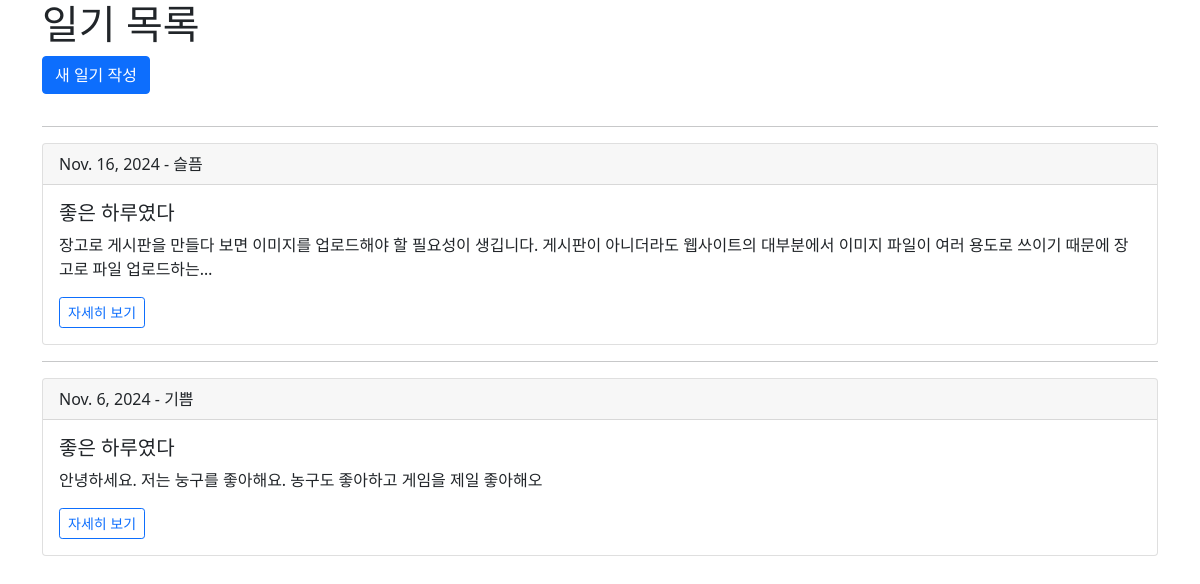
Page /diary/list on the earlier database version.
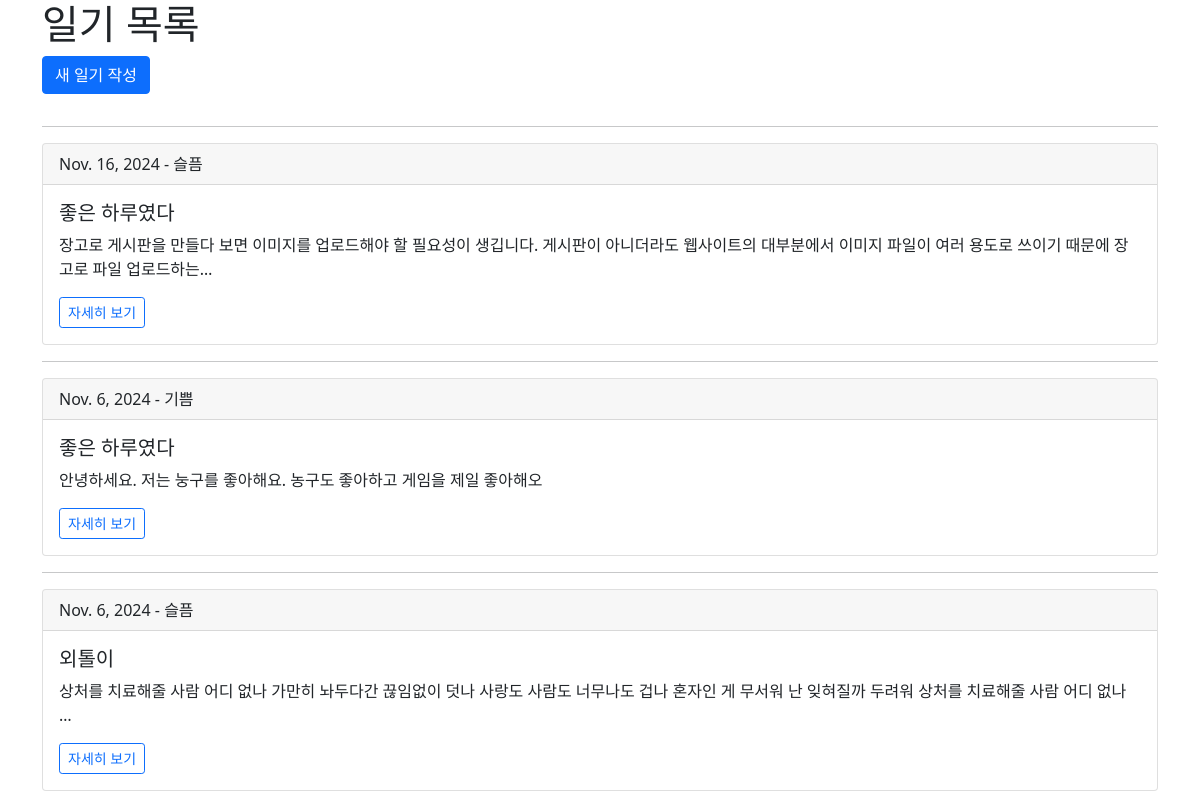
Same page on the later database version.
### diary/models.py (models this page shows)
class Diary(models.Model):
    MOOD_CHOICES = [
        ('happy', '기쁨'),
        ('sad', '슬픔'),
        ('angry', '화남'),
        ('fear', '두려움'),
        ('peaceful', '평온함'),
    ]
    content = models.TextField(max_length=700)
    summary = models.CharField(max_length=50)
    mood = models.CharField(max_length=10, choices=MOOD_CHOICES)
    diary_date = models.DateField()
    image_url_1 = models.CharField(max_length=300, blank=True, null=True)
    image_url_2 = models.CharField(max_length=300, blank=True, null=True)
    image_url_3 = models.CharField(max_length=300, blank=True, null=True)
    created_at = models.DateTimeField(auto_now_add=True)
    updated_at = models.DateTimeField(auto_now=True)

### diary/views.py (the view)
# urls.py: path('list', views.list, name="diary-list"),                           # 일기 목록 조회
def list(request):
    diaries = Diary.objects.order_by('-diary_date')
    context = {
        'diaries': diaries
    }
    return render(request, 'diary/list.html', context)

### diary/templates/diary/list.html (shortened to what this page needs)
<head>
    <link href="https://cdn.jsdelivr.net/npm/bootstrap@5.1.3/dist/css/bootstrap.min.css" rel="stylesheet">
</head>
{% block content %}
<div class="diary-list container">
    <h1>일기 목록</h1>
    <a href="{% url 'diary-create' %}" class="btn btn-primary mb-3">새 일기 작성</a>
    {% if diaries %}
        {% for diary in diaries %}
        <hr>
        <div class="card mb-3">
            <div class="card-header">
                {{ diary.diary_date }} - {{ diary.get_mood_display }}
            </div>
            <div class="card-body">
                <h5 class="card-title">{{ diary.summary }}</h5>
                <p class="card-text">{{ diary.content|truncatechars:100 }}</p>
                <a href="{% url 'diary-read' diary.id %}" class="btn btn-sm btn-outline-primary">자세히 보기</a>
            </div>
        </div>
        {% endfor %}
    {% else %}
        <p>작성된 일기가 없습니다.</p>
    {% endif %}
</div>
{% endblock %}

Differences in the rows shown:
added Diary: diary_date "Nov. 6, 2024", mood "슬픔", summary "외톨이", content "상처를 치료해줄 사람 어디 없나 가만히 놔두다간 끊임없이 덧나 사랑도 사람도 너무나도 겁나 혼자인 게 무서워 난 잊혀질까 두려워 상처를 치료해줄 사람 어디 없나 …"
